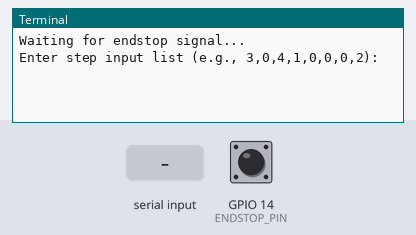
Recording of a program running on a simulated Raspberry Pi (BCM pin numbers). On the bench: the last lines printed to the terminal. The test bench sets the inputs (shaded band); at power-on: GPIO 14 (ENDSTOP_PIN) HIGH. Threads take turns every 2 ms.

Above: at 3.2 s.
3.3 s: "8" typed at the terminal, then Enter
At 4.5 s:
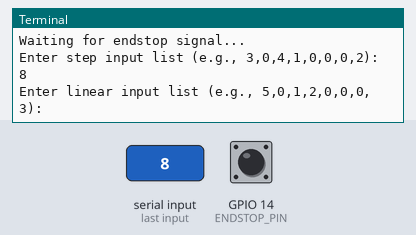
4.8 s: "5" typed at the terminal, then Enter
At 5.8 s:
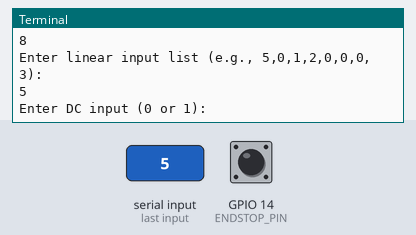
6.3 s: "90" typed at the terminal, then Enter
At 6.9 s:
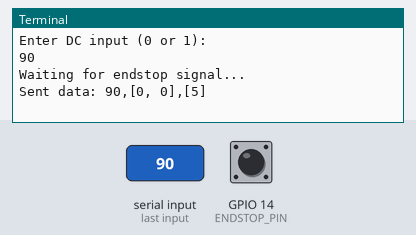
7.8 s: "8\n" received over the second serial link
At 9.5 s:
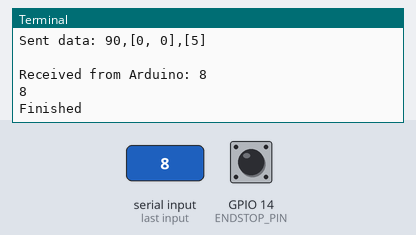
9.8 s: GPIO 14 (ENDSTOP_PIN) pulled LOW for 0.15 s
At 10.9 s:
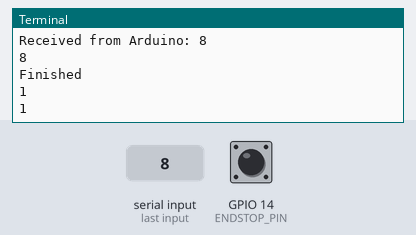
Timing chart, 0 to 12.4 s (numbered marks = the images above; inputs shaded):
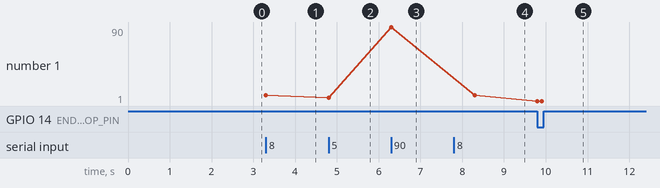

Measured:
- after the input at 3.3 s, the terminal: prints a new line at once (image 1)
- after the input at 4.8 s, the terminal: prints a new line at once (image 2)
- after the input at 6.3 s, the terminal: prints a new line at once (image 3)
- after the input at 7.8 s, the terminal: prints a new line after 0.50 s (image 4)
- after the input at 9.8 s, the terminal: prints a new line at once (image 5)
- plotted number 1: 5 → 90 after the input at 6.3 s, 90 → 8 after the input at 7.8 s, 8 → 1 after the input at 9.8 s

The program:

endstopcommand.py
```python
import RPi.GPIO as GPIO
import serial
import time
import threading

# 시리얼 포트 설정 (라즈베리파이와 아두이노 간 통신)
ser = serial.Serial('/dev/ttyACM0', 9600, timeout=1)
time.sleep(2)  # 아두이노가 재시작할 시간을 주기 위해 추가

# 경고 메시지 비활성화
GPIO.setwarnings(False)

# GPIO 핀 번호 설정 (BCM 모드)
GPIO.setmode(GPIO.BCM)
ENDSTOP_PIN = 14

# 엔드스탑 핀을 입력으로 설정하고 풀다운 저항 활성화
GPIO.setup(ENDSTOP_PIN, GPIO.IN, pull_up_down=GPIO.PUD_UP)

print("Waiting for endstop signal...")

def generate_lists(step_input, linear_input):
   values, indices = [], []
   # 0이 아닌 원소와 그 인덱스를 저장
   for i, val in enumerate(step_input):
       if val != 0:
           values.append(val)
           indices.append(i)

   # 값에 따라 오름차순 정렬
   combined = sorted(zip(values, indices))
   values, indices = zip(*combined) if combined else ([], [])

   # disk_pre_rotation과 disk_rotation_list 생성
   disk_pre_rotation = [index + 1 for index in indices]
   disk_rotation_list = [
       disk_pre_rotation[i] - disk_pre_rotation[i - 1] if i > 0 else disk_pre_rotation[i] - 1
       for i in range(len(disk_pre_rotation))
   ]

   # disk_rotation_list의 모든 항목의 합을 0으로 만드는 음수값 추가
   total_sum = sum(disk_rotation_list)
   disk_rotation_list.append(-total_sum)

   # dispensor_activate_list 생성
   dispensor_activate_list = [linear_input[index] for index in indices]

   return disk_rotation_list, dispensor_activate_list

def send_data_to_arduino(dc_input, disk_rotation_list, dispensor_activate_list):
   data_string = f"{dc_input},{disk_rotation_list},{dispensor_activate_list}\n"
   ser.write(data_string.encode())
   print("Sent data:", data_string)

   while True:
       if ser.in_waiting > 0:
           response = ser.readline().decode('utf-8').strip()
           print("Received from Arduino:", response)
           if response == "8":  # 'MOTOR STOPPED'을 받으면 작업 완료 메시지 출력
               print(response)
               print("Finished")
               break

       time.sleep(1)

def monitor_endstop():
   try:
       while True:
           if GPIO.input(ENDSTOP_PIN) == GPIO.LOW:
               print("1")  # 스위치가 눌리면 1을 출력
               ser.write(b'stop\n')  # 아두이노에 모터를 멈추라는 신호를 보냄
               # 스위치가 눌린 상태가 끝날 때까지 기다림
               while GPIO.input(ENDSTOP_PIN) == GPIO.HIGH:
                   time.sleep(0.1)
           time.sleep(0.1)
   except KeyboardInterrupt:
       print("Program terminated by user.")
   finally:
       GPIO.cleanup()

def main():
   try:
       step_input = list(map(int, input("Enter step input list (e.g., 3,0,4,1,0,0,0,2): ").split(',')))
       linear_input = list(map(int, input("Enter linear input list (e.g., 5,0,1,2,0,0,0,3): ").split(',')))
       dc_input = int(input("Enter DC input (0 or 1): "))  # 사용자로부터 0 또는 1 값을 직접 입력받음

       disk_rotation_list, dispensor_activate_list = generate_lists(step_input, linear_input)

       print("Waiting for endstop signal...")

       monitor_endstop_thread = threading.Thread(target=monitor_endstop)
       monitor_endstop_thread.start()

       send_data_to_arduino(dc_input, disk_rotation_list, dispensor_activate_list)

       monitor_endstop_thread.join()
   finally:
       ser.close()

if __name__ == '__main__':
   main()
```
